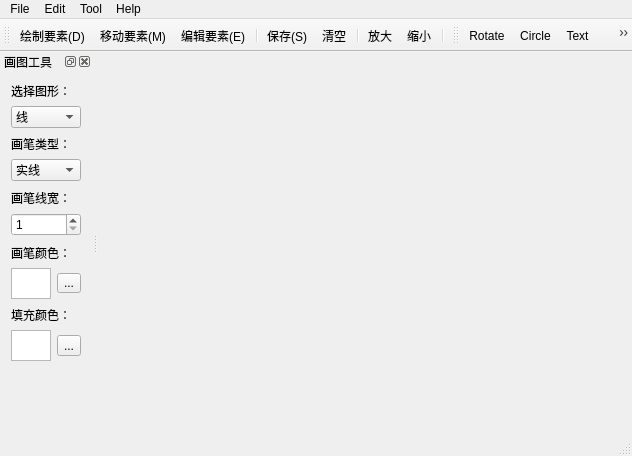
<?xml version="1.0" encoding="UTF-8"?>
<ui version="4.0">
 <class>MainWindow</class>
 <widget class="QMainWindow" name="MainWindow">
  <property name="geometry">
   <rect>
    <x>0</x>
    <y>0</y>
    <width>632</width>
    <height>456</height>
   </rect>
  </property>
  <property name="mouseTracking">
   <bool>true</bool>
  </property>
  <property name="windowTitle">
   <string>MainWindow</string>
  </property>
  <widget class="QWidget" name="centralWidget"/>
  <widget class="QMenuBar" name="menuBar">
   <property name="geometry">
    <rect>
     <x>0</x>
     <y>0</y>
     <width>632</width>
     <height>23</height>
    </rect>
   </property>
   <widget class="QMenu" name="menu">
    <property name="title">
     <string>File</string>
    </property>
    <addaction name="actionNew_N"/>
    <addaction name="actionOpen_O"/>
    <addaction name="separator"/>
    <addaction name="actionSave_S"/>
    <addaction name="actionSaveAs_A"/>
    <addaction name="separator"/>
    <addaction name="action_Exit"/>
   </widget>
   <widget class="QMenu" name="menu_2">
    <property name="title">
     <string>Edit</string>
    </property>
   </widget>
   <widget class="QMenu" name="menuTool">
    <property name="title">
     <string>Tool</string>
    </property>
    <addaction name="actionShowToolBar"/>
   </widget>
   <widget class="QMenu" name="menuHelp">
    <property name="title">
     <string>Help</string>
    </property>
    <addaction name="actionAbout_Us"/>
   </widget>
   <addaction name="menu"/>
   <addaction name="menu_2"/>
   <addaction name="menuTool"/>
   <addaction name="menuHelp"/>
  </widget>
  <widget class="QStatusBar" name="statusBar"/>
  <widget class="QToolBar" name="mainToolBar">
   <attribute name="toolBarArea">
    <enum>TopToolBarArea</enum>
   </attribute>
   <attribute name="toolBarBreak">
    <bool>false</bool>
   </attribute>
   <addaction name="action_Draw"/>
   <addaction name="action_Move"/>
   <addaction name="action_Edit"/>
   <addaction name="separator"/>
   <addaction name="action_Save"/>
   <addaction name="action_Clear"/>
   <addaction name="separator"/>
   <addaction name="action_ZoomIn"/>
   <addaction name="action_ZoomOut"/>
   <addaction name="separator"/>
  </widget>
  <widget class="QDockWidget" name="dockWidget">
   <property name="maximumSize">
    <size>
     <width>100</width>
     <height>350</height>
    </size>
   </property>
   <property name="windowTitle">
    <string>画图工具</string>
   </property>
   <attribute name="dockWidgetArea">
    <number>1</number>
   </attribute>
   <widget class="QWidget" name="dockWidgetContents">
    <layout class="QVBoxLayout" name="verticalLayout_6">
     <item>
      <layout class="QVBoxLayout" name="verticalLayout">
       <item>
        <widget class="QLabel" name="label">
         <property name="text">
          <string>选择图形：</string>
         </property>
        </widget>
       </item>
       <item>
        <widget class="QComboBox" name="shapeComboBox">
         <property name="currentText">
          <string>线</string>
         </property>
         <property name="maxCount">
          <number>2147483642</number>
         </property>
         <item>
          <property name="text">
           <string>线</string>
          </property>
          <property name="icon">
           <iconset resource="ICON/icon.qrc">
            <normaloff>:/new/prefix1/polyline.png</normaloff>:/new/prefix1/polyline.png</iconset>
          </property>
         </item>
         <item>
          <property name="text">
           <string>面</string>
          </property>
          <property name="icon">
           <iconset resource="ICON/icon.qrc">
            <normaloff>:/new/prefix1/polygon.png</normaloff>:/new/prefix1/polygon.png</iconset>
          </property>
         </item>
        </widget>
       </item>
      </layout>
     </item>
     <item>
      <spacer name="verticalSpacer">
       <property name="orientation">
        <enum>Qt::Vertical</enum>
       </property>
       <property name="sizeHint" stdset="0">
        <size>
         <width>20</width>
         <height>11</height>
        </size>
       </property>
      </spacer>
     </item>
     <item>
      <layout class="QVBoxLayout" name="verticalLayout_2">
       <item>
        <widget class="QLabel" name="label_2">
         <property name="text">
          <string>画笔类型：</string>
         </property>
        </widget>
       </item>
       <item>
        <widget class="QComboBox" name="penStyleComboBox">
         <item>
          <property name="text">
           <string>实线</string>
          </property>
         </item>
         <item>
          <property name="text">
           <string>虚线</string>
          </property>
         </item>
        </widget>
       </item>
      </layout>
     </item>
     <item>
      <spacer name="verticalSpacer_2">
       <property name="orientation">
        <enum>Qt::Vertical</enum>
       </property>
       <property name="sizeHint" stdset="0">
        <size>
         <width>20</width>
         <height>11</height>
        </size>
       </property>
      </spacer>
     </item>
     <item>
      <layout class="QVBoxLayout" name="verticalLayout_3">
       <item>
        <widget class="QLabel" name="label_3">
         <property name="text">
          <string>画笔线宽：</string>
         </property>
        </widget>
       </item>
       <item>
        <widget class="QSpinBox" name="penWidthSpinBox">
         <property name="minimum">
          <number>1</number>
         </property>
         <property name="value">
          <number>1</number>
         </property>
        </widget>
       </item>
      </layout>
     </item>
     <item>
      <spacer name="verticalSpacer_3">
       <property name="orientation">
        <enum>Qt::Vertical</enum>
       </property>
       <property name="sizeHint" stdset="0">
        <size>
         <width>20</width>
         <height>12</height>
        </size>
       </property>
      </spacer>
     </item>
     <item>
      <layout class="QVBoxLayout" name="verticalLayout_5">
       <item>
        <widget class="QLabel" name="label_4">
         <property name="text">
          <string>画笔颜色：</string>
         </property>
        </widget>
       </item>
       <item>
        <layout class="QGridLayout" name="gridLayout">
         <item row="0" column="0">
          <widget class="QTextBrowser" name="textBrowser_Pen">
           <property name="minimumSize">
            <size>
             <width>30</width>
             <height>30</height>
            </size>
           </property>
           <property name="maximumSize">
            <size>
             <width>40</width>
             <height>40</height>
            </size>
           </property>
          </widget>
         </item>
         <item row="0" column="1">
          <widget class="QToolButton" name="penColorToolButton">
           <property name="maximumSize">
            <size>
             <width>16777215</width>
             <height>20</height>
            </size>
           </property>
           <property name="text">
            <string>...</string>
           </property>
          </widget>
         </item>
        </layout>
       </item>
      </layout>
     </item>
     <item>
      <spacer name="verticalSpacer_4">
       <property name="orientation">
        <enum>Qt::Vertical</enum>
       </property>
       <property name="sizeHint" stdset="0">
        <size>
         <width>20</width>
         <height>11</height>
        </size>
       </property>
      </spacer>
     </item>
     <item>
      <layout class="QVBoxLayout" name="verticalLayout_4">
       <item>
        <widget class="QLabel" name="label_6">
         <property name="text">
          <string>填充颜色：</string>
         </property>
        </widget>
       </item>
       <item>
        <layout class="QGridLayout" name="gridLayout_2">
         <item row="0" column="0">
          <widget class="QTextBrowser" name="textBrowser_Brush">
           <property name="minimumSize">
            <size>
             <width>30</width>
             <height>30</height>
            </size>
           </property>
           <property name="maximumSize">
            <size>
             <width>40</width>
             <height>40</height>
            </size>
           </property>
          </widget>
         </item>
         <item row="0" column="1">
          <widget class="QToolButton" name="brushColorToolButton">
           <property name="text">
            <string>...</string>
           </property>
          </widget>
         </item>
        </layout>
       </item>
      </layout>
     </item>
     <item>
      <spacer name="verticalSpacer_5">
       <property name="orientation">
        <enum>Qt::Vertical</enum>
       </property>
       <property name="sizeHint" stdset="0">
        <size>
         <width>20</width>
         <height>40</height>
        </size>
       </property>
      </spacer>
     </item>
    </layout>
    <zorder>verticalSpacer</zorder>
    <zorder>verticalSpacer_2</zorder>
    <zorder>verticalSpacer_3</zorder>
    <zorder>verticalSpacer_4</zorder>
    <zorder>verticalSpacer_5</zorder>
   </widget>
  </widget>
  <widget class="QToolBar" name="toolBar">
   <property name="windowTitle">
    <string>toolBar</string>
   </property>
   <attribute name="toolBarArea">
    <enum>TopToolBarArea</enum>
   </attribute>
   <attribute name="toolBarBreak">
    <bool>false</bool>
   </attribute>
   <addaction name="actionRotate"/>
   <addaction name="actionCircle"/>
   <addaction name="actionText"/>
   <addaction name="actionRectangle"/>
   <addaction name="actionTriangle"/>
   <addaction name="actionRoundRectangle"/>
   <addaction name="actionLine"/>
   <addaction name="actionCurveLine"/>
  </widget>
  <action name="action_Move">
   <property name="checkable">
    <bool>true</bool>
   </property>
   <property name="icon">
    <iconset resource="ICON/icon.qrc">
     <normaloff>:/new/prefix1/move.png</normaloff>:/new/prefix1/move.png</iconset>
   </property>
   <property name="text">
    <string>移动要素(&amp;M)</string>
   </property>
   <property name="shortcut">
    <string>Ctrl+M</string>
   </property>
  </action>
  <action name="action_Edit">
   <property name="checkable">
    <bool>true</bool>
   </property>
   <property name="icon">
    <iconset resource="ICON/icon.qrc">
     <normaloff>:/new/prefix1/edit.png</normaloff>:/new/prefix1/edit.png</iconset>
   </property>
   <property name="text">
    <string>编辑要素(&amp;E)</string>
   </property>
   <property name="shortcut">
    <string>Ctrl+E</string>
   </property>
  </action>
  <action name="action_Save">
   <property name="icon">
    <iconset resource="ICON/icon.qrc">
     <normaloff>:/new/prefix1/save.ico</normaloff>:/new/prefix1/save.ico</iconset>
   </property>
   <property name="text">
    <string>保存(&amp;S)</string>
   </property>
   <property name="shortcut">
    <string>Ctrl+S</string>
   </property>
  </action>
  <action name="action_ZoomIn">
   <property name="icon">
    <iconset resource="ICON/icon.qrc">
     <normaloff>:/new/prefix1/zoom_in.ico</normaloff>:/new/prefix1/zoom_in.ico</iconset>
   </property>
   <property name="text">
    <string>放大</string>
   </property>
   <property name="shortcut">
    <string>Shift+Up</string>
   </property>
  </action>
  <action name="action_ZoomOut">
   <property name="icon">
    <iconset resource="ICON/icon.qrc">
     <normaloff>:/new/prefix1/zoom_out.ico</normaloff>:/new/prefix1/zoom_out.ico</iconset>
   </property>
   <property name="text">
    <string>缩小</string>
   </property>
   <property name="shortcut">
    <string>Shift+Down</string>
   </property>
  </action>
  <action name="action_Rotate">
   <property name="text">
    <string>旋转</string>
   </property>
  </action>
  <action name="action_Clear">
   <property name="icon">
    <iconset resource="ICON/icon.qrc">
     <normaloff>:/new/prefix1/delete.png</normaloff>:/new/prefix1/delete.png</iconset>
   </property>
   <property name="text">
    <string>清空</string>
   </property>
   <property name="shortcut">
    <string>Shift+Del</string>
   </property>
  </action>
  <action name="action_Draw">
   <property name="checkable">
    <bool>true</bool>
   </property>
   <property name="icon">
    <iconset resource="ICON/icon.qrc">
     <normaloff>:/new/prefix1/NewShape.ico</normaloff>:/new/prefix1/NewShape.ico</iconset>
   </property>
   <property name="text">
    <string>绘制要素(&amp;D)</string>
   </property>
   <property name="toolTip">
    <string>绘制要素(D)</string>
   </property>
   <property name="shortcut">
    <string>Ctrl+D</string>
   </property>
  </action>
  <action name="action_Exit">
   <property name="icon">
    <iconset resource="ICON/icon.qrc">
     <normaloff>:/new/prefix1/exit.png</normaloff>:/new/prefix1/exit.png</iconset>
   </property>
   <property name="text">
    <string>Exit(&amp;E)</string>
   </property>
   <property name="shortcut">
    <string>Ctrl+E</string>
   </property>
  </action>
  <action name="actionNew_N">
   <property name="icon">
    <iconset resource="ICON/icon.qrc">
     <normaloff>:/new/prefix1/new.png</normaloff>:/new/prefix1/new.png</iconset>
   </property>
   <property name="text">
    <string>New(&amp;N)</string>
   </property>
   <property name="shortcut">
    <string>Ctrl+N</string>
   </property>
  </action>
  <action name="actionOpen_O">
   <property name="icon">
    <iconset resource="ICON/icon.qrc">
     <normaloff>:/new/prefix1/open.png</normaloff>:/new/prefix1/open.png</iconset>
   </property>
   <property name="text">
    <string>Open(&amp;O)</string>
   </property>
   <property name="shortcut">
    <string>Ctrl+O</string>
   </property>
  </action>
  <action name="actionSave_S">
   <property name="icon">
    <iconset resource="ICON/icon.qrc">
     <normaloff>:/new/prefix1/save.ico</normaloff>:/new/prefix1/save.ico</iconset>
   </property>
   <property name="text">
    <string>Save(&amp;S)</string>
   </property>
   <property name="shortcut">
    <string>Ctrl+S</string>
   </property>
  </action>
  <action name="actionSaveAs_A">
   <property name="icon">
    <iconset resource="ICON/icon.qrc">
     <normaloff>:/new/prefix1/saveAs.png</normaloff>:/new/prefix1/saveAs.png</iconset>
   </property>
   <property name="text">
    <string>SaveAs(A)</string>
   </property>
   <property name="shortcut">
    <string>Ctrl+A</string>
   </property>
  </action>
  <action name="actionAbout_Us">
   <property name="text">
    <string>About Us</string>
   </property>
  </action>
  <action name="actionRotate">
   <property name="icon">
    <iconset resource="ICON/icon.qrc">
     <normaloff>:/new/prefix1/rotate.png</normaloff>:/new/prefix1/rotate.png</iconset>
   </property>
   <property name="text">
    <string>Rotate</string>
   </property>
   <property name="shortcut">
    <string>Ctrl+R</string>
   </property>
  </action>
  <action name="actionShowToolBar">
   <property name="icon">
    <iconset resource="ICON/icon.qrc">
     <normaloff>:/new/prefix1/sendtoback.png</normaloff>:/new/prefix1/sendtoback.png</iconset>
   </property>
   <property name="text">
    <string>showToolBar</string>
   </property>
  </action>
  <action name="actionCircle">
   <property name="icon">
    <iconset resource="ICON/icon.qrc">
     <normaloff>:/new/prefix1/circle.png</normaloff>:/new/prefix1/circle.png</iconset>
   </property>
   <property name="text">
    <string>Circle</string>
   </property>
  </action>
  <action name="actionRectangle">
   <property name="icon">
    <iconset resource="ICON/icon.qrc">
     <normaloff>:/new/prefix1/rectangle.png</normaloff>:/new/prefix1/rectangle.png</iconset>
   </property>
   <property name="text">
    <string>Rectangle</string>
   </property>
  </action>
  <action name="actionTriangle">
   <property name="icon">
    <iconset resource="ICON/icon.qrc">
     <normaloff>:/new/prefix1/triangle.png</normaloff>:/new/prefix1/triangle.png</iconset>
   </property>
   <property name="text">
    <string>Triangle</string>
   </property>
  </action>
  <action name="actionText">
   <property name="icon">
    <iconset resource="ICON/icon.qrc">
     <normaloff>:/new/prefix1/text.png</normaloff>:/new/prefix1/text.png</iconset>
   </property>
   <property name="text">
    <string>Text</string>
   </property>
  </action>
  <action name="actionRoundRectangle">
   <property name="icon">
    <iconset resource="ICON/icon.qrc">
     <normaloff>:/new/prefix1/roundrect.png</normaloff>:/new/prefix1/roundrect.png</iconset>
   </property>
   <property name="text">
    <string>RoundRectangle</string>
   </property>
  </action>
  <action name="actionLine">
   <property name="icon">
    <iconset resource="ICON/icon.qrc">
     <normaloff>:/new/prefix1/直线.png</normaloff>:/new/prefix1/直线.png</iconset>
   </property>
   <property name="text">
    <string>Line</string>
   </property>
  </action>
  <action name="actionCurveLine">
   <property name="icon">
    <iconset resource="ICON/icon.qrc">
     <normaloff>:/new/prefix1/曲线.png</normaloff>:/new/prefix1/曲线.png</iconset>
   </property>
   <property name="text">
    <string>curveLine</string>
   </property>
  </action>
 </widget>
 <layoutdefault spacing="6" margin="11"/>
 <resources>
  <include location="ICON/icon.qrc"/>
 </resources>
 <connections/>
</ui>
